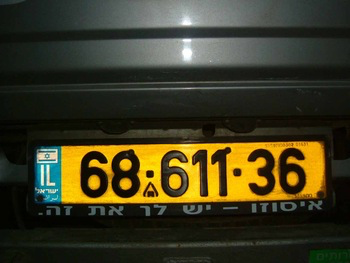
#> input picture data/raw/Cars102.png, 350 x 263 px, found by its file name; its folder holds only this picture in this run
$ python plate_detection.py
#> lines starting #> are read from the running program, lines starting #| are printed output that depends on the picture; after the words box and inside, x2 and y2 are one past the last pixel; in counts of white or black regions, pixels touching at a corner belong together
import cv2
import os

def preprocess_image(img_path):
#> called with img_path = 'data/raw/Cars102.png'
    if isinstance(img_path, str):
        img = cv2.imread(img_path)
#> img is the input picture: shape (263, 350, 3); mean B, G, R 33.1, 57.5, 61
    else:
        img = img_path.copy()

    gray = cv2.cvtColor(img, cv2.COLOR_BGR2GRAY)
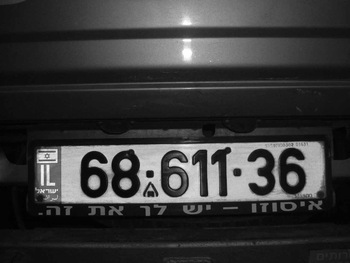
#> gray: shape (263, 350); min 0, max 255, mean 55.8

    # reduce noise
    gray = cv2.bilateralFilter(gray, 11, 17, 17)

    # edge detection
    edged = cv2.Canny(gray, 170, 200)
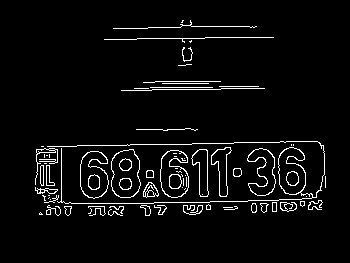
#> edged: shape (263, 350); 4.5% white in thin lines or dots, all inside (x1, y1, x2, y2) = (35, 20, 326, 216)

    return img, gray, edged

def find_license_plate(gray, edged):
    contour, _ = cv2.findContours(edged.copy(), cv2.RETR_LIST, cv2.CHAIN_APPROX_SIMPLE)
#> contour = 115 contours, 61 with area under 20; largest, box (x1, y1, x2, y2) and area: (111, 149, 141, 198) 1160, (111, 149, 141, 198) 1134, (160, 150, 189, 198) 1014, (80, 151, 109, 199) 994, (47, 141, 325, 204) 986

    # sort contour by area and keep the largest one
    contour = sorted(contour, key=cv2.contourArea, reverse=True)[:30]
#> contour = 30 contours; largest, box (x1, y1, x2, y2) and area: (111, 149, 141, 198) 1160, (111, 149, 141, 198) 1134, (160, 150, 189, 198) 1014, (80, 151, 109, 199) 994, (47, 141, 325, 204) 986

    plate_contour = None
    plate = None

    for c in contour:
        perimeter = cv2.arcLength(c, True)
        approx = cv2.approxPolyDP(c, 0.02 * perimeter, True)

        # look for contour with 4 corners
        if len(approx) >= 4:
            plate_contour = approx
            # crop the license plate region
            x, y, w, h = cv2.boundingRect(c)
            plate = gray[y:y+h, x:x+w]
            break
#> this loop made 1 pass
#> (perimeter, x, y, w, h) on pass 1: (140, 111, 149, 30, 49)
#> pass 1, in find_license_plate, `plate = gray[y:y+h, x:x+w]`:
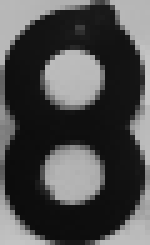
#> plate: shape (49, 30) (shown 5 times larger); min 12, max 201, mean 77.2

    return plate, plate_contour

def main(raw_dir='data/raw'):
    os.makedirs('output/plate/', exist_ok=True)
    os.makedirs('output/detected_plate/', exist_ok=True)

    for img in os.listdir(raw_dir):
        img_path = os.path.join(raw_dir, img)
        img_name = os.path.splitext(img)[0]

        raw_img, gray, edged = preprocess_image(img_path)

        plate, plate_contour = find_license_plate(gray, edged)
#> plate_contour = contour of 9 points, box (x1, y1, x2, y2) (111, 149, 141, 198), area 1122

        if plate is None:
            print("Could not find license plate in {img}. Skipping...")
            continue
        else:
            plate_dir = os.path.join('output/plate/', f"{img_name}.png")
            cv2.imwrite(plate_dir, plate)
            print(f"Saved license plate image to: {plate_dir}")

            cv2.drawContours(raw_img, [plate_contour], -1, (0, 255, 0), 3)
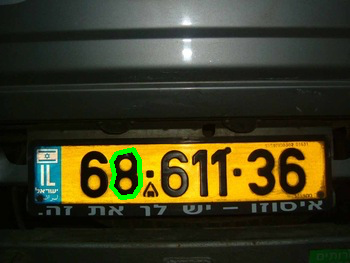
#> raw_img: shape (263, 350, 3); 0.67% of pixels changed, all inside (x1, y1, x2, y2) = (109, 147, 143, 200)
            detected_plate_dir = os.path.join('output/detected_plate/', f"{img_name}.png")
            cv2.imwrite(detected_plate_dir, raw_img)
            print(f"Saved detected license plate to: {detected_plate_dir}")

if __name__=="__main__":
    main()

$ run again, on data/raw/Cars103.png
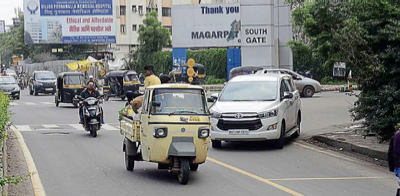
#> input picture data/raw/Cars103.png, 400 x 196 px, found by its file name
#> in preprocess_image, img is the input picture: shape (196, 400, 3); mean B, G, R 124.2, 126.2, 124.1
#> edged: shape (196, 400); 12.6% white in thin lines or dots
#> in find_license_plate, `contour, _ = cv2.findContours(edged.copy(), cv2.RETR_LIST, cv2.CHAIN_A..`: contour = 759 contours, 694 with area under 20; largest, box (x1, y1, x2, y2) and area: (148, 103, 282, 131) 479, (216, 119, 263, 131) 411, (279, 78, 335, 102) 252, (279, 79, 293, 101) 164, (290, 46, 363, 122) 160
#> in find_license_plate, `contour = sorted(contour, key=cv2.contourArea, reverse=True)[:30]`: contour = 30 contours; largest, box (x1, y1, x2, y2) and area: (148, 103, 282, 131) 479, (216, 119, 263, 131) 411, (279, 78, 335, 102) 252, (279, 79, 293, 101) 164, (290, 46, 363, 122) 160
#> the loop in find_license_plate, `for c in contour:` made 1 pass
#> (perimeter, x, y, w, h) on pass 1: (498.6, 148, 103, 134, 28)
#> plate_contour = [[148, 116], [255, 130], [281, 104], [252, 120], [152, 115], [151, 103]]
#> in main, `cv2.drawContours(raw_img, [plate_contour], -1, (0, 255, 0), 3)`:
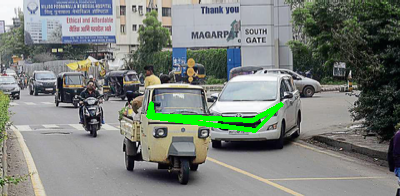
#> raw_img: shape (196, 400, 3); 1.66% of pixels changed, all inside (x1, y1, x2, y2) = (146, 101, 284, 133)
